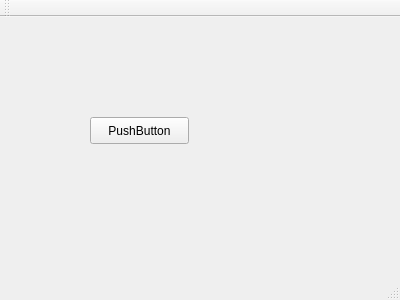
<?xml version="1.0" encoding="UTF-8"?>
<ui version="4.0">
 <class>MainWindow</class>
 <widget class="QMainWindow" name="MainWindow">
  <property name="geometry">
   <rect>
    <x>0</x>
    <y>0</y>
    <width>400</width>
    <height>300</height>
   </rect>
  </property>
  <property name="windowTitle">
   <string>MainWindow</string>
  </property>
  <widget class="QWidget" name="centralWidget">
   <widget class="QPushButton" name="pushButton">
    <property name="geometry">
     <rect>
      <x>90</x>
      <y>100</y>
      <width>99</width>
      <height>27</height>
     </rect>
    </property>
    <property name="text">
     <string>PushButton</string>
    </property>
   </widget>
  </widget>
  <widget class="QMenuBar" name="menuBar">
   <property name="geometry">
    <rect>
     <x>0</x>
     <y>0</y>
     <width>400</width>
     <height>25</height>
    </rect>
   </property>
  </widget>
  <widget class="QToolBar" name="mainToolBar">
   <attribute name="toolBarArea">
    <enum>TopToolBarArea</enum>
   </attribute>
   <attribute name="toolBarBreak">
    <bool>false</bool>
   </attribute>
  </widget>
  <widget class="QStatusBar" name="statusBar"/>
 </widget>
 <layoutdefault spacing="6" margin="11"/>
 <resources/>
 <connections/>
</ui>
